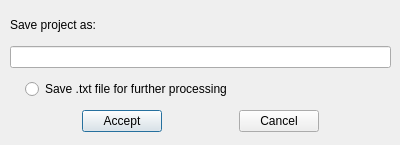
<?xml version="1.0" encoding="UTF-8"?>
<ui version="4.0">
 <class>saveProject</class>
 <widget class="QDialog" name="saveProject">
  <property name="geometry">
   <rect>
    <x>0</x>
    <y>0</y>
    <width>400</width>
    <height>145</height>
   </rect>
  </property>
  <property name="windowTitle">
   <string>Dialog</string>
  </property>
  <widget class="QWidget" name="verticalLayoutWidget">
   <property name="geometry">
    <rect>
     <x>10</x>
     <y>10</y>
     <width>381</width>
     <height>131</height>
    </rect>
   </property>
   <layout class="QVBoxLayout" name="verticalLayout">
    <item>
     <widget class="QLabel" name="label">
      <property name="sizePolicy">
       <sizepolicy hsizetype="Preferred" vsizetype="Fixed">
        <horstretch>0</horstretch>
        <verstretch>0</verstretch>
       </sizepolicy>
      </property>
      <property name="minimumSize">
       <size>
        <width>50</width>
        <height>20</height>
       </size>
      </property>
      <property name="text">
       <string>Save project as:</string>
      </property>
     </widget>
    </item>
    <item>
     <widget class="QLineEdit" name="ProjectNameSaveEdit"/>
    </item>
    <item>
     <layout class="QHBoxLayout" name="horizontalLayout_2">
      <item>
       <spacer name="horizontalSpacer_4">
        <property name="orientation">
         <enum>Qt::Horizontal</enum>
        </property>
        <property name="sizeType">
         <enum>QSizePolicy::Fixed</enum>
        </property>
        <property name="sizeHint" stdset="0">
         <size>
          <width>15</width>
          <height>20</height>
         </size>
        </property>
       </spacer>
      </item>
      <item>
       <widget class="QRadioButton" name="txtSave">
        <property name="text">
         <string>Save .txt file for further processing</string>
        </property>
       </widget>
      </item>
      <item>
       <spacer name="horizontalSpacer_5">
        <property name="orientation">
         <enum>Qt::Horizontal</enum>
        </property>
        <property name="sizeHint" stdset="0">
         <size>
          <width>40</width>
          <height>20</height>
         </size>
        </property>
       </spacer>
      </item>
     </layout>
    </item>
    <item>
     <layout class="QHBoxLayout" name="horizontalLayout">
      <item>
       <spacer name="horizontalSpacer">
        <property name="orientation">
         <enum>Qt::Horizontal</enum>
        </property>
        <property name="sizeHint" stdset="0">
         <size>
          <width>40</width>
          <height>20</height>
         </size>
        </property>
       </spacer>
      </item>
      <item>
       <widget class="QPushButton" name="AcceptSaveButton">
        <property name="text">
         <string>Accept</string>
        </property>
       </widget>
      </item>
      <item>
       <spacer name="horizontalSpacer_2">
        <property name="orientation">
         <enum>Qt::Horizontal</enum>
        </property>
        <property name="sizeHint" stdset="0">
         <size>
          <width>40</width>
          <height>20</height>
         </size>
        </property>
       </spacer>
      </item>
      <item>
       <widget class="QPushButton" name="CancelSaveButton">
        <property name="text">
         <string>Cancel</string>
        </property>
       </widget>
      </item>
      <item>
       <spacer name="horizontalSpacer_3">
        <property name="orientation">
         <enum>Qt::Horizontal</enum>
        </property>
        <property name="sizeHint" stdset="0">
         <size>
          <width>40</width>
          <height>20</height>
         </size>
        </property>
       </spacer>
      </item>
     </layout>
    </item>
   </layout>
  </widget>
 </widget>
 <resources/>
 <connections/>
</ui>
